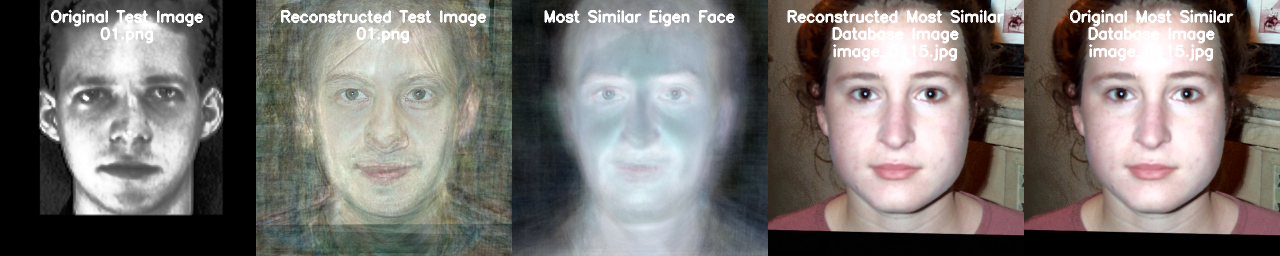
#> input picture homework3/code/01result.png, 2560 x 512 px (shown at 1/2 size)
$ python -i eigenface.py   (imports and definitions only)
#> lines starting #> are read from the running program, lines starting #| are printed output that depends on the picture
import cv2
import numpy as np
import scipy as sp
import scipy.linalg as la
import logging
import coloredlogs
import os
from tqdm import tqdm
import math

log = logging.getLogger(__name__)
# [1 line not run here, left out]


class EigenFaceException(Exception):
    def __init__(self, message, errors=None):
        # Call the base class constructor with the parameters it needs
        super().__init__(message)

        # Now for your custom code...
        self.errors = errors


class EigenFaceUtils:
    # desired face mask values to be used
    def __init__(self, width=512, height=512, left=np.array([188,188]), right=np.array([324,188]), isColor=True,
                 nEigenFaces=1000, targetPercentage=None, useBuiltin=True):
        # # at least one of them should be provided
        # assert nEigenFaces is not None or targetPercentage is not None
        # whether we should use cv2.PCACompute/cv2.PCACompute2 or our own PCA computation
        # note the builtin methods are much faster and memory efficient if we're only requiring
        # a small subset of all eigenvectors (don't have to allocate the covariance matrix)
        # enabling us to do large scale computation, even with colored image of 512 * 512
        self.w = width
        self.h = height
        self.l = left  # x, y
        self.r = right  # x, y
        self.face_cascade = None
        self.eye_cascade = None
        self.eyeDict = {}
        self.batch = None  # samples
        self.covar = None  # covariances
        self.eigenValues = None
        self.eigenVectors = None
        self.eigenFaces = None
        self.mean = None
        self.isColor = isColor
        self.nEigenFaces = nEigenFaces
        self.targetPercentage = targetPercentage
        self.useBuiltin = useBuiltin
        self.pathList = None
        self.faceDict = {}
        # ! cannot be pickled, rememeber to delete after loading
        try:
            self.face_cascade = cv2.CascadeClassifier("default.xml")
            self.eye_cascade = cv2.CascadeClassifier("eye.xml")
        except Exception as e:
            log.error(f"Cannot load CascadeClassifier {e}")

    # [39 lines left out: function alignFace2Mask, not called in this run]

    def detectFacesEyes(self, gray: np.ndarray) -> np.ndarray:
        # Detect faces and eyes on a grayscale image
        # rememeber to convert color before calling this
        faces = self.face_cascade.detectMultiScale(gray, 1.3, 5)
        eyes = np.ndarray((0, 2))
        # assuming only one face here
        for (x, y, w, h) in faces:
            roi_gray = gray[y:y+h, x:x+w]
            new = self.eye_cascade.detectMultiScale(roi_gray)
            for (dx, dy, dw, dh) in new:
                eyes = np.concatenate([eyes, np.array([[dx+dw/2+x, dy+dh/2+y]])])
        order = np.argsort(eyes[:, 0])  # sort by first column, which is x
        eyes = eyes[order]
        return faces, eyes

    @property
    def grayLen(self):
        return self.w*self.h

    @property
    def colorLen(self):
        return self.grayLen*3

    @property
    def shouldLen(self):
        return self.colorLen if self.isColor else self.grayLen

    # [10 lines left out: function equalizeHistColor, not called in this run]

    def getEyes(self, name, img=None):
        # Try getting eye position of an image
        # first check internal dictionary for already loaded txt file
        # then try recognizing the eye
        # ! this function assume you've already loaded the txt files
        # else it will just perform haar cascaded recognition
        # name = os.path.basename(name)  # get file name
        # name = os.path.splitext(name)[0]  # without ext
        if not name in self.eyeDict:
            # cannot find the already processed data in dict
            if self.isColor:
                gray = cv2.cvtColor(img, cv2.COLOR_BGR2GRAY)
            else:
                gray = img
            eyes = self.detectFacesEyes(gray)[1]  # we only need the eyes
            self.eyeDict[name] = eyes
            log.info(f"eyeDict updated: {self.eyeDict[name]}")
            return eyes
        else:
            return self.eyeDict[name]

    def getImage(self, name, manual_check=False) -> np.ndarray:
        # the load the image accordingly
        if self.isColor:
            img = cv2.imread(name, cv2.IMREAD_COLOR)
        else:
            img = cv2.imread(name, cv2.IMREAD_GRAYSCALE)

        # try getting eye position
        basename = os.path.basename(name)  # get file name
        basename = os.path.splitext(basename)[0]  # without ext
        eyes = self.getEyes(basename, img)
        log.info(f"Getting eyes: {eyes}")
        if not len(eyes) == 2:
            log.warning(f"Cannot get two eyes from this image: {name}, {len(eyes)} eyes")
            del self.eyeDict[basename]
            raise EigenFaceException("Bad image")

        # align according to eye position
        dst = self.alignFace2Mask(img, eyes[0], eyes[1])

        # hist equalization
        if self.isColor:
            dst = self.equalizeHistColor(dst)
        else:
            dst = cv2.equalizeHist(dst)

        # should we check every image before/after loading?
        if manual_check:
            cv2.imshow(name, dst)
            cv2.waitKey()
            cv2.destroyWindow(name)
        return dst

    def getImageFull(self, imgname) -> np.ndarray:
        # Load the image specified and check for corresponding txt file to get the eye position from the file
        txtname = f"{os.path.splitext(imgname)[0]}.txt"
        if os.path.isfile(txtname):
            self.updateEyeDictEntry(txtname)

        log.info(f"Loading image: {imgname}")
        return self.getImage(imgname)
#> in getImage, img is the input picture: shape (512, 2560, 3); mean B, G, R 113.5, 116.7, 121.1
#> in getEyes, `gray = cv2.cvtColor(img, cv2.COLOR_BGR2GRAY)`:
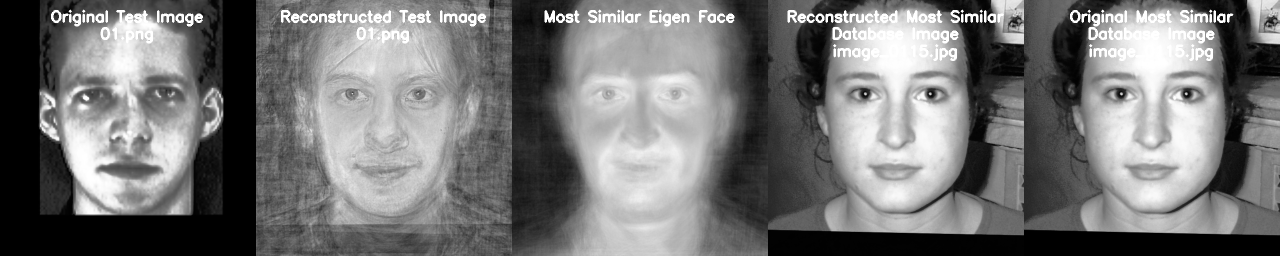
#> gray: shape (512, 2560) (shown at 1/2 size); min 0, max 255, mean 117.6
#> in detectFacesEyes, `faces = self.face_cascade.detectMultiScale(gray, 1.3, 5)`: faces = [[581, 55, 375, 375], [1613, 51, 368, 368], [2122, 51, 372, 372], [66, 52, 383, 383]]
#> the loop in detectFacesEyes, `for (x, y, w, h) in faces:` made 4 passes
#> (x, y, w, h, new) on passes 1 to 4: (581, 55, 375, 375, [[212, 92, 85, 85], [80, 96, 78, 78]]), (1613, 51, 368, 368, [[80, 103, 67, 67], [209, 100, 75, 75], [120, 237, 99, 99]]), (2122, 51, 372, 372, [[81, 103, 68, 68], [215, 102, 70, 70]]), (66, 52, 383, 383, [[233, 104, 62, 62], [73, 110, 63, 63], [119, 254, 68, 68]])
#> pass 1, in detectFacesEyes, `roi_gray = gray[y:y+h, x:x+w]`:
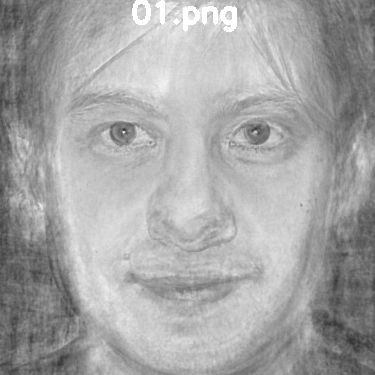
#> roi_gray: shape (375, 375); min 48, max 255, mean 165.7
#> pass 2, in detectFacesEyes, `roi_gray = gray[y:y+h, x:x+w]`:
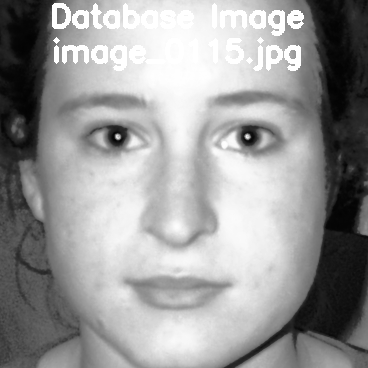
#> roi_gray: shape (368, 368); min 2, max 255, mean 153.4
#> pass 3, in detectFacesEyes, `roi_gray = gray[y:y+h, x:x+w]`:
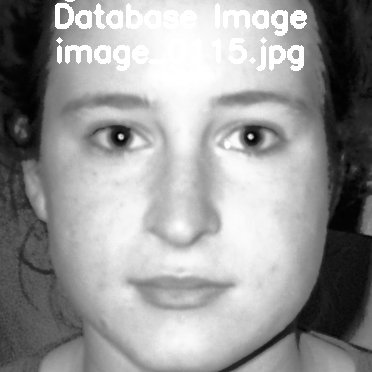
#> roi_gray: shape (372, 372); min 1, max 255, mean 152.4
#> after the loop in detectFacesEyes, `for (x, y, w, h) in faces:`:
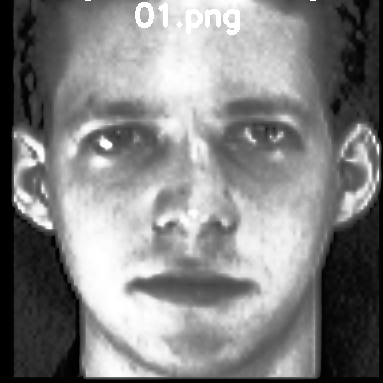
#> roi_gray: shape (383, 383); min 0, max 255, mean 131.1
#> in getEyes, `eyes = self.detectFacesEyes(gray)[1]`: eyes = [[170.5, 193.5], [219, 340], [330, 187], [700, 190], [835.5, 189.5], [1726.5, 187.5], [1782.5, 337.5], [1859.5, 188.5], [2237, 188], [2372, 188]]

    # [216 lines left out: functions updateBatchData, updateEyeDict, updateEyeDictEntry, updateMean, updateCovarMatrix, updateCovarMatrixSlow and 8 more, not called in this run]

    @staticmethod
    def normalizeImg(mean: np.ndarray) -> np.ndarray:
        return ((mean-np.min(mean)) * 255 / (np.max(mean)-np.min(mean))).astype("uint8")

    # [158 lines left out: functions drawEigenFaces, getMeanEigen, updateFaceDict, train, reconstruct, faces, not called in this run]

    # # ! dangerous, the file might get extremely large
    # allfaces = mask.getCanvas()
    # cv2.imwrite("alleigenfaces.png", allfaces)

#> (the run stopped early here; a loop or call above may not have finished)
